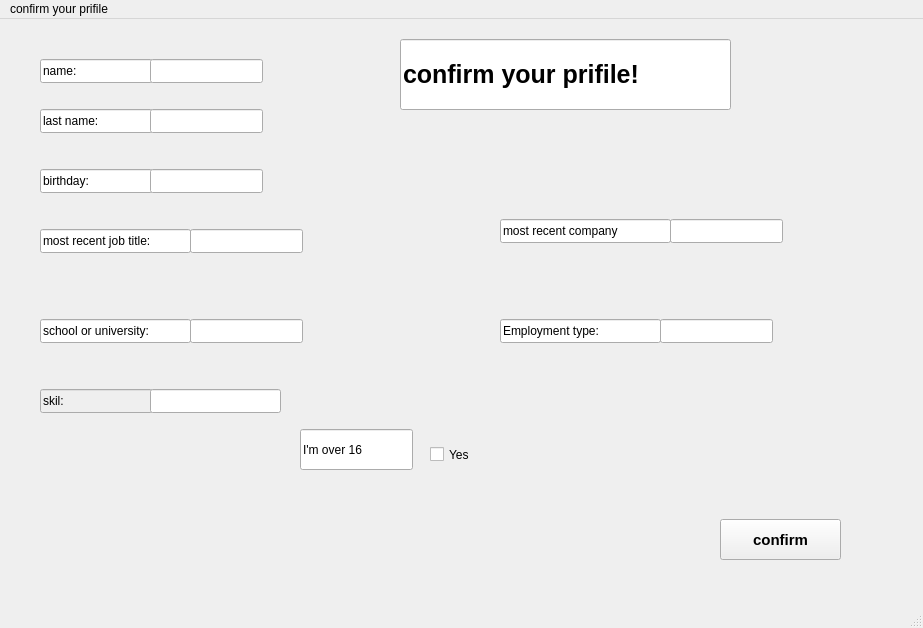
<?xml version="1.0" encoding="UTF-8"?>
<ui version="4.0">
 <class>confirmprofile</class>
 <widget class="QMainWindow" name="confirmprofile">
  <property name="geometry">
   <rect>
    <x>0</x>
    <y>0</y>
    <width>923</width>
    <height>628</height>
   </rect>
  </property>
  <property name="windowTitle">
   <string>MainWindow</string>
  </property>
  <property name="styleSheet">
   <string notr="true">background-image: url(:/new/prefix1/confirm profile1.jpg);
color: rgb(0, 0, 0);</string>
  </property>
  <widget class="QWidget" name="centralwidget">
   <widget class="QLineEdit" name="lineEdit">
    <property name="geometry">
     <rect>
      <x>40</x>
      <y>40</y>
      <width>113</width>
      <height>24</height>
     </rect>
    </property>
    <property name="text">
     <string>name:</string>
    </property>
    <property name="readOnly">
     <bool>true</bool>
    </property>
   </widget>
   <widget class="QLineEdit" name="lineEdit_2">
    <property name="geometry">
     <rect>
      <x>40</x>
      <y>90</y>
      <width>113</width>
      <height>24</height>
     </rect>
    </property>
    <property name="text">
     <string>last name:</string>
    </property>
    <property name="readOnly">
     <bool>true</bool>
    </property>
   </widget>
   <widget class="QLineEdit" name="lineEdit_3">
    <property name="geometry">
     <rect>
      <x>40</x>
      <y>150</y>
      <width>113</width>
      <height>24</height>
     </rect>
    </property>
    <property name="text">
     <string>birthday:</string>
    </property>
    <property name="readOnly">
     <bool>true</bool>
    </property>
   </widget>
   <widget class="QLineEdit" name="lineEdit_4">
    <property name="geometry">
     <rect>
      <x>40</x>
      <y>210</y>
      <width>151</width>
      <height>24</height>
     </rect>
    </property>
    <property name="text">
     <string>most recent job title:</string>
    </property>
    <property name="readOnly">
     <bool>true</bool>
    </property>
   </widget>
   <widget class="QLineEdit" name="lineEdit_5">
    <property name="geometry">
     <rect>
      <x>500</x>
      <y>200</y>
      <width>171</width>
      <height>24</height>
     </rect>
    </property>
    <property name="text">
     <string>most recent company</string>
    </property>
    <property name="readOnly">
     <bool>true</bool>
    </property>
   </widget>
   <widget class="QLineEdit" name="lineEdit_6">
    <property name="geometry">
     <rect>
      <x>500</x>
      <y>300</y>
      <width>161</width>
      <height>24</height>
     </rect>
    </property>
    <property name="text">
     <string>Employment type:</string>
    </property>
    <property name="readOnly">
     <bool>true</bool>
    </property>
   </widget>
   <widget class="QLineEdit" name="lineEdit_7">
    <property name="geometry">
     <rect>
      <x>40</x>
      <y>300</y>
      <width>151</width>
      <height>24</height>
     </rect>
    </property>
    <property name="text">
     <string>school or university:</string>
    </property>
    <property name="readOnly">
     <bool>true</bool>
    </property>
   </widget>
   <widget class="QLineEdit" name="lineEdit_8">
    <property name="geometry">
     <rect>
      <x>300</x>
      <y>410</y>
      <width>113</width>
      <height>41</height>
     </rect>
    </property>
    <property name="text">
     <string>I'm over 16</string>
    </property>
    <property name="readOnly">
     <bool>true</bool>
    </property>
   </widget>
   <widget class="QCheckBox" name="checkBox">
    <property name="geometry">
     <rect>
      <x>430</x>
      <y>420</y>
      <width>51</width>
      <height>31</height>
     </rect>
    </property>
    <property name="text">
     <string>Yes</string>
    </property>
   </widget>
   <widget class="QPushButton" name="pushButton">
    <property name="geometry">
     <rect>
      <x>720</x>
      <y>500</y>
      <width>121</width>
      <height>41</height>
     </rect>
    </property>
    <property name="font">
     <font>
      <pointsize>11</pointsize>
      <weight>75</weight>
      <bold>true</bold>
     </font>
    </property>
    <property name="text">
     <string>confirm</string>
    </property>
   </widget>
   <widget class="QLineEdit" name="lineEdit_9">
    <property name="geometry">
     <rect>
      <x>400</x>
      <y>20</y>
      <width>331</width>
      <height>71</height>
     </rect>
    </property>
    <property name="font">
     <font>
      <pointsize>19</pointsize>
      <weight>75</weight>
      <bold>true</bold>
     </font>
    </property>
    <property name="text">
     <string>confirm your prifile!</string>
    </property>
    <property name="frame">
     <bool>true</bool>
    </property>
    <property name="readOnly">
     <bool>true</bool>
    </property>
   </widget>
   <widget class="QLineEdit" name="lineEdit_10">
    <property name="geometry">
     <rect>
      <x>150</x>
      <y>40</y>
      <width>113</width>
      <height>24</height>
     </rect>
    </property>
   </widget>
   <widget class="QLineEdit" name="lineEdit_11">
    <property name="geometry">
     <rect>
      <x>150</x>
      <y>90</y>
      <width>113</width>
      <height>24</height>
     </rect>
    </property>
   </widget>
   <widget class="QLineEdit" name="lineEdit_12">
    <property name="geometry">
     <rect>
      <x>150</x>
      <y>150</y>
      <width>113</width>
      <height>24</height>
     </rect>
    </property>
   </widget>
   <widget class="QLineEdit" name="lineEdit_13">
    <property name="geometry">
     <rect>
      <x>190</x>
      <y>210</y>
      <width>113</width>
      <height>24</height>
     </rect>
    </property>
   </widget>
   <widget class="QLineEdit" name="lineEdit_14">
    <property name="geometry">
     <rect>
      <x>190</x>
      <y>300</y>
      <width>113</width>
      <height>24</height>
     </rect>
    </property>
   </widget>
   <widget class="QLineEdit" name="lineEdit_15">
    <property name="geometry">
     <rect>
      <x>670</x>
      <y>200</y>
      <width>113</width>
      <height>24</height>
     </rect>
    </property>
   </widget>
   <widget class="QLineEdit" name="lineEdit_16">
    <property name="geometry">
     <rect>
      <x>660</x>
      <y>300</y>
      <width>113</width>
      <height>24</height>
     </rect>
    </property>
   </widget>
   <widget class="QLineEdit" name="lineEdit_17">
    <property name="enabled">
     <bool>false</bool>
    </property>
    <property name="geometry">
     <rect>
      <x>40</x>
      <y>370</y>
      <width>113</width>
      <height>24</height>
     </rect>
    </property>
    <property name="text">
     <string>skil:</string>
    </property>
   </widget>
   <widget class="QLineEdit" name="lineEdit_18">
    <property name="geometry">
     <rect>
      <x>150</x>
      <y>370</y>
      <width>131</width>
      <height>24</height>
     </rect>
    </property>
   </widget>
  </widget>
  <widget class="QMenuBar" name="menubar">
   <property name="geometry">
    <rect>
     <x>0</x>
     <y>0</y>
     <width>923</width>
     <height>25</height>
    </rect>
   </property>
   <widget class="QMenu" name="menuconfirm_your_prifile">
    <property name="title">
     <string>confirm your prifile</string>
    </property>
   </widget>
   <addaction name="menuconfirm_your_prifile"/>
  </widget>
  <widget class="QStatusBar" name="statusbar"/>
 </widget>
 <resources/>
 <connections/>
</ui>
